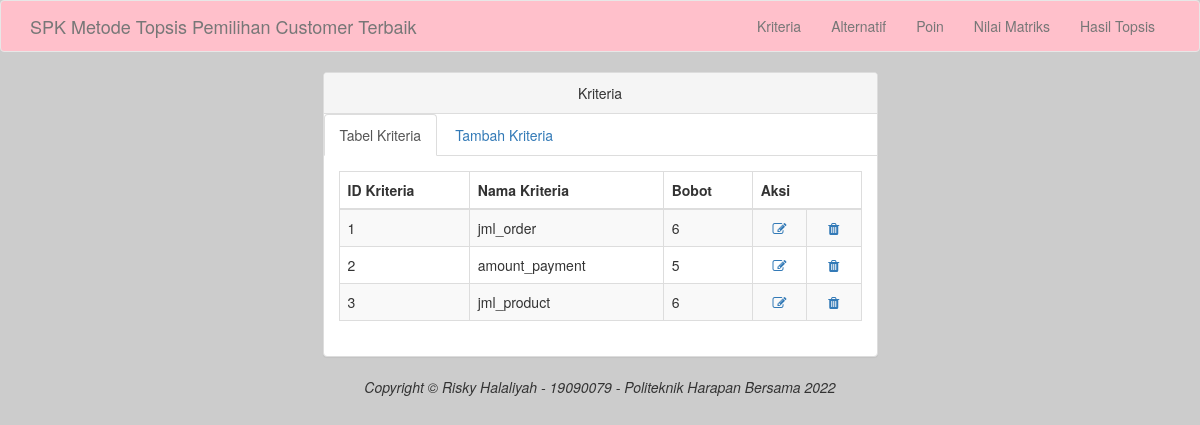
Page /kriteria.php on the committed database.
### tables this page shows
CREATE TABLE `tab_kriteria` (
  `id_kriteria` varchar(10) NOT NULL,
  `nama_kriteria` varchar(50) NOT NULL,
  `bobot` float NOT NULL
);

### kriteria.php (the view, shortened to what this page needs)
<?php
include ("koneksi.php");
 ?>
<!DOCTYPE html>
<html>
  <head>
    <link href="tampilan/css/bootstrap.min.css" rel="stylesheet">
    <link href="tampilan/font-awesome/css/font-awesome.min.css" rel="stylesheet" type="text/css">
  </head>
  <body>
    <nav class="navbar navbar-default navbar-custom navbar-dark bg-dark" style='background-color:pink;'>
      <div class="container">
        <div class="navbar-header">
          <a class="navbar-brand" href="index.php">SPK Metode Topsis Pemilihan Customer Terbaik</a>
        </div>
        <div class="collapse navbar-collapse">
          <ul class="nav navbar-nav navbar-right">
            <li>
              <a href="kriteria.php">Kriteria</a>
            </li>
            <li>
              <a href="alternatif.php">Alternatif</a>
            </li>
            <li>
              <a href="poin.php">Poin</a>
            </li>
            <li>
              <a href="nilmat.php">Nilai Matriks</a>
            </li>
            <li>
              <a href="hastop.php">Hasil Topsis</a>
            </li>
          </ul>
        </div>
      </div>
    </nav>
    <div class="container">
      <div class="row">
        <div class="col-lg-6 col-lg-offset-3">
            <div class="panel panel-default">
                <div class="panel-heading text-center">
                    Kriteria
                </div>
                <ul class="nav nav-tabs">
                    <li class="active">
                      <a href="kriteria.php" data-toggle="tab">Tabel Kriteria</a>
                    </li>
                    <li>
                      <a href="kriteriatambah.php" data-toggle="tab">Tambah Kriteria</a>
                    </li>
                </ul>
                <div class="panel-body">
                    <div class="tab-content">
                      <div class="">
                        <table class="table table-striped table-bordered table-hover">
                          <thead>
                            <tr>
                              <th>ID Kriteria</th>
                              <th>Nama Kriteria</th>
                              <th>Bobot</th>
                              <th colspan="2">Aksi</th>
                            </tr>
                          </thead>
                          <tbody>
                            <?php
                            $sql = $koneksi->query('SELECT * FROM tab_kriteria');
                            while ($row = $sql->fetch_array()) {
                            ?>
                            <tr>
                              <td><?php echo $row[0] ?></td>
                              <td><?php echo $row[1] ?></td>
                              <td><?php echo $row[2] ?></td>
                              <td align="center">
                                <a href="editkriteria.php?id_kriteria=<?php echo $row['id_kriteria'] ?>"> <i class="fa fa-edit fa-fw"></i>
                                </td>
                              <td align="center">
                                <a href="hapuskriteria.php?id_kriteria=<?php echo $row['id_kriteria'] ?>"> <i class="fa fa-trash fa-fw"></i>
                                </td>
                            </tr>
                            <?php } ?>
                          </tbody>
                        </table>
                      </div>
                    </div>
                </div>
            </div>
        </div>
      </div>
    </div>
    <footer class="text-center">
      <div class="footer-below">
        <div class="container">
          <div class="row">
            <div class="col-lg-12">
            <em>Copyright &copy; Risky Halaliyah - 19090079 - Politeknik Harapan Bersama 2022</em>
            </div>
          </div>
        </div>
      </div>
    </footer>
  </body>
</html>

### kriteria.php (style rules this page uses)
body { background-color: #ccc; }

### rows in the picture
tab_kriteria: id_kriteria "1", nama_kriteria "jml_order", bobot "6"
tab_kriteria: id_kriteria "2", nama_kriteria "amount_payment", bobot "5"
tab_kriteria: id_kriteria "3", nama_kriteria "jml_product", bobot "6"
